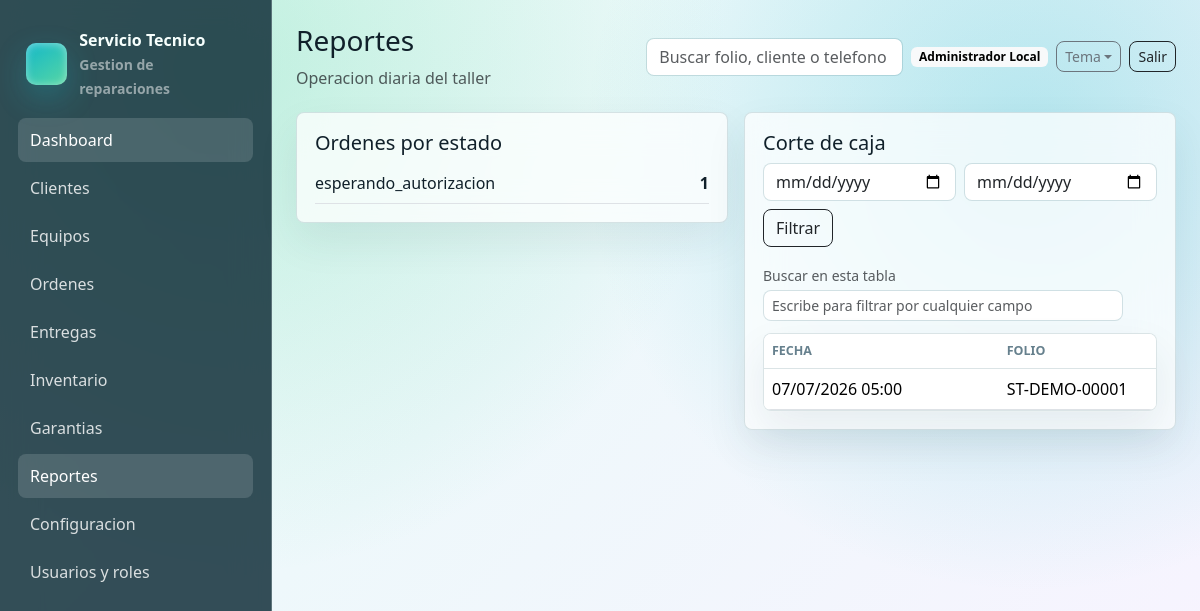
/reportes (signed in), run on the app's committed database.
### tables this page shows
CREATE TABLE users (
    id INT UNSIGNED AUTO_INCREMENT PRIMARY KEY,
    name VARCHAR(160) NOT NULL,
    email VARCHAR(190) NOT NULL UNIQUE,
    password VARCHAR(255) NOT NULL,
    phone VARCHAR(40) NULL,
    status ENUM('activo','inactivo','bloqueado') NOT NULL DEFAULT 'activo',
    last_login_at DATETIME NULL,
    created_at DATETIME NOT NULL DEFAULT CURRENT_TIMESTAMP,
    updated_at DATETIME NULL ON UPDATE CURRENT_TIMESTAMP,
    deleted_at DATETIME NULL
);

CREATE TABLE pagos (
    id INT UNSIGNED AUTO_INCREMENT PRIMARY KEY,
    orden_id INT UNSIGNED NOT NULL,
    monto DECIMAL(12,2) NOT NULL,
    metodo ENUM('efectivo','transferencia','tarjeta','otro') NOT NULL DEFAULT 'efectivo',
    referencia VARCHAR(160) NULL,
    usuario_id INT UNSIGNED NOT NULL,
    notas TEXT NULL,
    comprobante_archivo_id INT UNSIGNED NULL,
    estado ENUM('activo','cancelado') NOT NULL DEFAULT 'activo',
    motivo_cancelacion TEXT NULL,
    cancelado_por INT UNSIGNED NULL,
    cancelado_at DATETIME NULL,
    created_at DATETIME NOT NULL DEFAULT CURRENT_TIMESTAMP,
    updated_at DATETIME NULL ON UPDATE CURRENT_TIMESTAMP,
    CONSTRAINT fk_pago_orden FOREIGN KEY (orden_id) REFERENCES ordenes_servicio(id) ON DELETE CASCADE,
    CONSTRAINT fk_pago_user FOREIGN KEY (usuario_id) REFERENCES users(id),
    INDEX idx_pago_fecha (created_at),
    INDEX idx_pago_usuario (usuario_id)
);

CREATE TABLE ordenes_servicio (
    id INT UNSIGNED AUTO_INCREMENT PRIMARY KEY,
    folio VARCHAR(60) NOT NULL UNIQUE,
    cliente_id INT UNSIGNED NOT NULL,
    equipo_id INT UNSIGNED NOT NULL,
    tecnico_id INT UNSIGNED NULL,
    recibido_por INT UNSIGNED NOT NULL,
    tipo_servicio VARCHAR(120) NOT NULL,
    falla_reportada TEXT NOT NULL,
    diagnostico_inicial TEXT NULL,
    prioridad ENUM('baja','normal','alta','urgente') NOT NULL DEFAULT 'normal',
    estado ENUM('recibida','en_revision','diagnosticada','esperando_autorizacion','autorizada','rechazada','en_reparacion','esperando_refaccion','reparada','no_reparable','lista_para_entrega','entregada','cancelada','garantia') NOT NULL DEFAULT 'recibida',
    fecha_recepcion DATETIME NOT NULL DEFAULT CURRENT_TIMESTAMP,
    fecha_estimada_entrega DATETIME NULL,
    fecha_real_entrega DATETIME NULL,
    costo_estimado DECIMAL(12,2) NOT NULL DEFAULT 0,
    costo_final DECIMAL(12,2) NOT NULL DEFAULT 0,
    anticipo DECIMAL(12,2) NOT NULL DEFAULT 0,
    saldo_pendiente DECIMAL(12,2) NOT NULL DEFAULT 0,
    garantia_ofrecida VARCHAR(160) NULL,
    observaciones_internas TEXT NULL,
    observaciones_cliente TEXT NULL,
    codigo_entrega VARCHAR(80) NULL UNIQUE,
    ubicacion_actual VARCHAR(120) NOT NULL DEFAULT 'Recepcion',
    token_publico VARCHAR(120) NOT NULL,
    firma_recepcion TEXT NULL,
    firma_entrega TEXT NULL,
    created_at DATETIME NOT NULL DEFAULT CURRENT_TIMESTAMP,
    updated_at DATETIME NULL ON UPDATE CURRENT_TIMESTAMP,
    deleted_at DATETIME NULL,
    CONSTRAINT fk_orden_cliente FOREIGN KEY (cliente_id) REFERENCES clientes(id),
    CONSTRAINT fk_orden_equipo FOREIGN KEY (equipo_id) REFERENCES equipos(id),
    CONSTRAINT fk_orden_tecnico FOREIGN KEY (tecnico_id) REFERENCES users(id) ON DELETE SET NULL,
    CONSTRAINT fk_orden_recibido FOREIGN KEY (recibido_por) REFERENCES users(id),
    INDEX idx_orden_folio (folio),
    INDEX idx_orden_cliente (cliente_id),
    INDEX idx_orden_equipo (equipo_id),
    INDEX idx_orden_estado (estado),
    INDEX idx_orden_codigo_entrega (codigo_entrega),
    INDEX idx_orden_tecnico (tecnico_id),
    INDEX idx_orden_fecha (fecha_recepcion)
);

### resources/views/reportes/index.php (the view)
<div class="row g-3">
    <div class="col-lg-6">
        <div class="glass-card">
            <h2 class="h5">Ordenes por estado</h2>
            <?php foreach ($dashboard['por_estado'] as $row): ?>
                <div class="d-flex justify-content-between border-bottom py-2">
                    <span><?= e($row['estado']) ?></span>
                    <strong><?= e($row['total']) ?></strong>
                </div>
            <?php endforeach; ?>
        </div>
    </div>
    <div class="col-lg-6">
        <div class="glass-card">
            <h2 class="h5">Corte de caja</h2>
            <form class="row g-2 mb-3">
                <div class="col"><input class="form-control" type="date" name="inicio" value="<?= e($_GET['inicio'] ?? '') ?>"></div>
                <div class="col"><input class="form-control" type="date" name="fin" value="<?= e($_GET['fin'] ?? '') ?>"></div>
                <div class="col-auto"><button class="btn btn-outline-dark">Filtrar</button></div>
            </form>
            <div class="table-wrap">
                <table class="table">
                    <thead><tr><th>Fecha</th><th>Folio</th><th>Metodo</th><th>Monto</th></tr></thead>
                    <tbody>
                    <?php foreach ($pagos as $pago): ?>
                        <tr><td><?= e(fechaHumana($pago['created_at'])) ?></td><td><?= e($pago['folio']) ?></td><td><?= e($pago['metodo']) ?></td><td><?= e(formatearMoneda((float) $pago['monto'])) ?></td></tr>
                    <?php endforeach; ?>
                    </tbody>
                </table>
            </div>
        </div>
    </div>
</div>

### app/Core/Router.php (shortened to what the rows shown need)
<?php
final class Router
{
    private array $routes = [];
    private function add(string $method, string $path, callable|array $handler): void
    {
        $pattern = preg_replace('#\{([a-zA-Z_][a-zA-Z0-9_]*)\}#', '(?P<$1>[^/]+)', $path);
        $this->routes[] = [
            'method' => $method,
            'path' => $path,
            'pattern' => '#^' . $pattern . '$#',
            'handler' => $handler,
        ];
    }
    public function dispatch(Request $request): void
    {
        foreach ($this->routes as $route) {
            if ($route['method'] !== $request->method()) {
                continue;
            }
            if (preg_match($route['pattern'], $request->path(), $matches)) {
                $params = array_filter($matches, 'is_string', ARRAY_FILTER_USE_KEY);
                $handler = $route['handler'];
                if (is_array($handler)) {
                    [$class, $method] = $handler;
                    $controller = new $class();
                    $controller->{$method}($request, ...array_values($params));
                    return;
                }
                return;
            }
        }
    }
}

### resources/views/layouts/app.php (shortened to what the rows shown need)
<?php
$user = Auth::user();
?>
<!doctype html>
<html lang="es">
<head>
    <link href="https://cdn.jsdelivr.net/npm/bootstrap@5.3.3/dist/css/bootstrap.min.css" rel="stylesheet">
    <link href="<?= e(asset('css/app.css') . '?v=20260614-table-search2') ?>" rel="stylesheet">
    <link href="<?= e(asset('css/themes/crystal.css')) ?>" rel="stylesheet">
    <link href="<?= e(asset('css/themes/dark.css') . '?v=20260614-selects') ?>" rel="stylesheet">
    <link href="<?= e(asset('css/themes/live.css')) ?>" rel="stylesheet">
</head>
<body>
<div class="app-shell">
    <aside class="sidebar" id="app-sidebar">
        <div class="brand">
            <div class="brand-mark"></div>
            <div>
                <div>Servicio Tecnico</div>
                <small class="text-white-50">Gestion de reparaciones</small>
            </div>
        </div>
        <nav class="nav flex-column">
            <a class="nav-link <?= e(is_active('/')) ?>" href="<?= e(url('/')) ?>">Dashboard</a>
            <a class="nav-link <?= e(is_active('/clientes')) ?>" href="<?= e(url('/clientes')) ?>">Clientes</a>
            <a class="nav-link <?= e(is_active('/equipos')) ?>" href="<?= e(url('/equipos')) ?>">Equipos</a>
            <a class="nav-link <?= e(is_active('/ordenes')) ?>" href="<?= e(url('/ordenes')) ?>">Ordenes</a>
            <a class="nav-link <?= e(is_active('/entregas')) ?>" href="<?= e(url('/entregas')) ?>">Entregas</a>
            <a class="nav-link <?= e(is_active('/inventario')) ?>" href="<?= e(url('/inventario')) ?>">Inventario</a>
            <a class="nav-link <?= e(is_active('/garantias')) ?>" href="<?= e(url('/garantias')) ?>">Garantias</a>
            <a class="nav-link <?= e(is_active('/reportes')) ?>" href="<?= e(url('/reportes')) ?>">Reportes</a>
            <a class="nav-link <?= e(is_active('/configuracion')) ?>" href="<?= e(url('/configuracion')) ?>">Configuracion</a>
            <a class="nav-link <?= e(is_active('/usuarios')) ?>" href="<?= e(url('/usuarios')) ?>">Usuarios y roles</a>
        </nav>
    </aside>
    <main class="main">
        <header class="topbar">
            <div class="topbar-title">
                <h1 class="h3 mb-1"><?= e($title ?? '') ?></h1>
                <div class="text-muted">Operacion diaria del taller</div>
            </div>
            <div class="d-flex align-items-center gap-2">
                <form class="d-none d-md-block" action="<?= e(url('/ordenes')) ?>">
                    <input class="form-control" name="q" placeholder="Buscar folio, cliente o telefono">
                </form>
                <span class="badge text-bg-light"><?= e($user['name'] ?? 'Usuario') ?></span>
                <div class="dropdown theme-switcher">
                    <button class="btn btn-outline-secondary btn-sm dropdown-toggle" type="button" data-bs-toggle="dropdown" aria-expanded="false">Tema</button>
                </div>
                <form method="post" action="<?= e(url('/logout')) ?>">
                    <button class="btn btn-outline-dark btn-sm">Salir</button>
                </form>
            </div>
        </header>
        <?= $content ?>
    </main>
</div>
</body>
</html>

### data on the page
users: name "Administrador Local"
pagos: created_at "07/07/2026 05:00", orden.folio "ST-DEMO-00001"

### other printed values
$row['estado'] "esperando_autorizacion"
$row['total'] "1"
